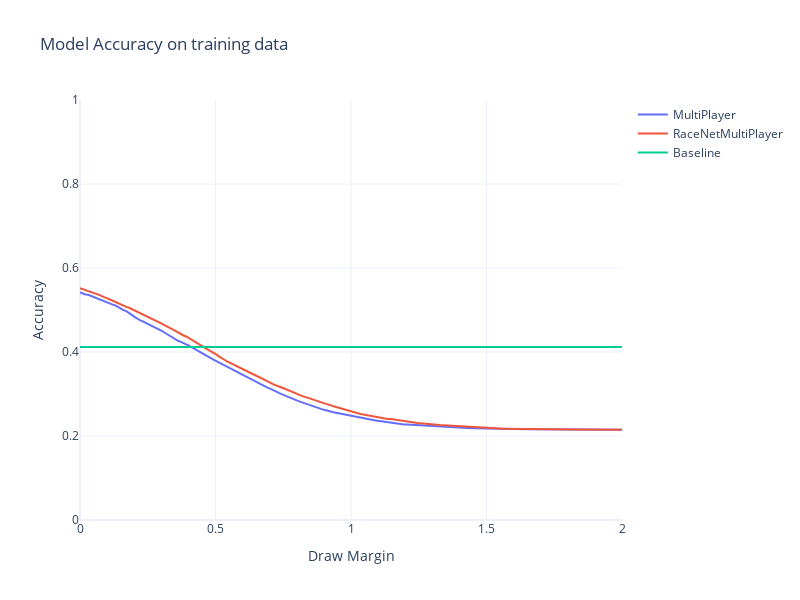

The notebook cell saved with this chart:
### Code cell
map = lambda pred, margin: np.select([pred < -margin, abs(pred) <= margin, pred > margin], [-1, 0, 1])
gt = obs_val.detach().numpy()

margins = np.linspace(0, 2, 200)
acc = np.zeros((2, len(margins)))
for i, margin in enumerate(margins):
    results_MultiPlayer = map(prediction_MultiPlayer, margin)
    results_RaceNetMultiPlayer = map(prediction_RaceNetMultiPlayer, margin)
    acc[0, i] = sum(results_MultiPlayer == gt) / len(gt)
    acc[1, i] = sum(results_RaceNetMultiPlayer == gt) / len(gt)

baseline_acc = max([sum(gt == i) / len(gt) for i in [-1, 0, 1]])

fig = go.Figure()
fig.add_trace( go.Scatter(x=margins, y=acc[0], mode='lines', name='MultiPlayer') )
fig.add_trace( go.Scatter(x=margins, y=acc[1], mode='lines', name='RaceNetMultiPlayer') )
fig.add_trace( go.Scatter(x=margins, y=[baseline_acc] * len(margins), mode='lines', name='Baseline') )
fig.update_layout(title='Model Accuracy on training data', xaxis_title='Draw Margin', yaxis_title='Accuracy', width=800, height=600)
fig.update_yaxes(range=[0, 1])
fig.show()

### Figure 1 — Plotly figure (JSON) as saved in the notebook; plotly's stock layout.template omitted (floating-point values rounded to 4 significant figures; data arrays with more than 128 entries replaced by an {"elided": "..."} marker saying what was removed)
{"data": [{"mode": "lines", "name": "MultiPlayer", "type": "scatter", "x": {"elided": "200 float values"}, "y": {"elided": "200 float values"}}, {"mode": "lines", "name": "RaceNetMultiPlayer", "type": "scatter", "x": {"elided": "200 float values"}, "y": {"elided": "200 float values"}}, {"mode": "lines", "name": "Baseline", "type": "scatter", "x": {"elided": "200 float values"}, "y": {"elided": "200 float values"}}], "layout": {"height": 600, "title": {"text": "Model Accuracy on training data"}, "width": 800, "xaxis": {"title": {"text": "Draw Margin"}}, "yaxis": {"range": [0, 1], "title": {"text": "Accuracy"}}}}
